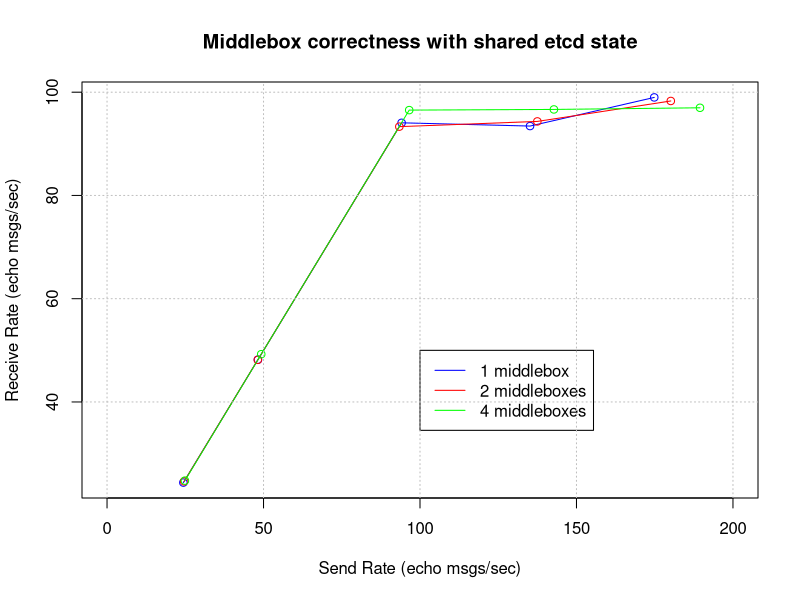

This chart was generated by the following R code:
inp <- scan("dataset1.txt", list(0,0,0,0))
send_rate_1<-inp[[3]]; receive_rate_1<-inp[[4]]

inp <- scan("dataset2.txt", list(0,0,0,0))
send_rate_2<-inp[[3]]; receive_rate_2<-inp[[4]]

inp <- scan("dataset4.txt", list(0,0,0,0))
send_rate_4<-inp[[3]]; receive_rate_4<-inp[[4]]

png('correctness.png', width = 6, height=5, units="in", res=300)

plot(send_rate_1, receive_rate_1, type="o", col="blue", xlab="Send Rate (echo msgs/sec)", ylab="Receive Rate (echo msgs/sec)", xlim=c(0,200))
lines(send_rate_2, receive_rate_2, type="o", col="red")
lines(send_rate_4, receive_rate_4, type="o", col="green")
title(main="Middlebox correctness with shared etcd state")
legend(100,50,c("1 middlebox", "2 middleboxes", "4 middleboxes"), col=c("blue", "red", "green"), lty=1:1)

grid(col = "gray")
dev.off()

